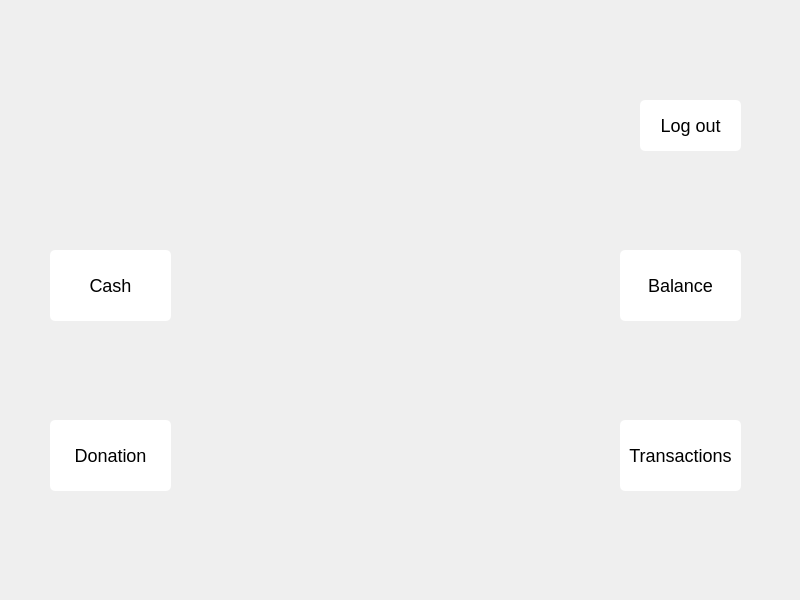
<?xml version="1.0" encoding="UTF-8"?>
<ui version="4.0">
 <class>UserMenu</class>
 <widget class="QWidget" name="UserMenu">
  <property name="geometry">
   <rect>
    <x>0</x>
    <y>0</y>
    <width>800</width>
    <height>600</height>
   </rect>
  </property>
  <property name="windowTitle">
   <string>Form</string>
  </property>
  <widget class="QPushButton" name="button_cash">
   <property name="geometry">
    <rect>
     <x>50</x>
     <y>250</y>
     <width>121</width>
     <height>71</height>
    </rect>
   </property>
   <property name="font">
    <font>
     <pointsize>-1</pointsize>
    </font>
   </property>
   <property name="styleSheet">
    <string notr="true">QPushButton {
background-color: rgb(255, 255, 255);
color: rgb(0, 0, 0);
border-radius:5px;
padding:5 5px;
font-size:18px;
}
QPushButton:hover {
background-color: rgb(245, 245, 245);
color: rgb(10, 10, 10);
border-radius:8px;
padding:5 5px;
font-size:18px;
}</string>
   </property>
   <property name="text">
    <string>Cash</string>
   </property>
  </widget>
  <widget class="QPushButton" name="button_transactions">
   <property name="geometry">
    <rect>
     <x>620</x>
     <y>420</y>
     <width>121</width>
     <height>71</height>
    </rect>
   </property>
   <property name="font">
    <font>
     <pointsize>-1</pointsize>
    </font>
   </property>
   <property name="styleSheet">
    <string notr="true">QPushButton {
background-color: rgb(255, 255, 255);
color: rgb(0, 0, 0);
border-radius:5px;
padding:5 5px;
font-size:18px;
}
QPushButton:hover {
background-color: rgb(245, 245, 245);
color: rgb(10, 10, 10);
border-radius:8px;
padding:5 5px;
font-size:18px;
}</string>
   </property>
   <property name="text">
    <string>Transactions</string>
   </property>
  </widget>
  <widget class="QPushButton" name="button_donation">
   <property name="geometry">
    <rect>
     <x>50</x>
     <y>420</y>
     <width>121</width>
     <height>71</height>
    </rect>
   </property>
   <property name="font">
    <font>
     <pointsize>-1</pointsize>
    </font>
   </property>
   <property name="styleSheet">
    <string notr="true">QPushButton {
background-color: rgb(255, 255, 255);
color: rgb(0, 0, 0);
border-radius:5px;
padding:5 5px;
font-size:18px;
}
QPushButton:hover {
background-color: rgb(245, 245, 245);
color: rgb(10, 10, 10);
border-radius:8px;
padding:5 5px;
font-size:18px;
}</string>
   </property>
   <property name="text">
    <string>Donation</string>
   </property>
  </widget>
  <widget class="QPushButton" name="button_logout">
   <property name="geometry">
    <rect>
     <x>640</x>
     <y>100</y>
     <width>101</width>
     <height>51</height>
    </rect>
   </property>
   <property name="font">
    <font>
     <pointsize>-1</pointsize>
    </font>
   </property>
   <property name="styleSheet">
    <string notr="true">QPushButton {
background-color: rgb(255, 255, 255);
color: rgb(0, 0, 0);
border-radius:5px;
padding:5 5px;
font-size:18px;
}
QPushButton:hover {
background-color: rgb(245, 245, 245);
color: rgb(10, 10, 10);
border-radius:8px;
padding:5 5px;
font-size:18px;
}</string>
   </property>
   <property name="text">
    <string>Log out</string>
   </property>
  </widget>
  <widget class="QPushButton" name="button_balance">
   <property name="geometry">
    <rect>
     <x>620</x>
     <y>250</y>
     <width>121</width>
     <height>71</height>
    </rect>
   </property>
   <property name="font">
    <font>
     <pointsize>-1</pointsize>
    </font>
   </property>
   <property name="styleSheet">
    <string notr="true">QPushButton {
background-color: rgb(255, 255, 255);
color: rgb(0, 0, 0);
border-radius:5px;
padding:5 5px;
font-size:18px;
}
QPushButton:hover {
background-color: rgb(245, 245, 245);
color: rgb(10, 10, 10);
border-radius:8px;
padding:5 5px;
font-size:18px;
}</string>
   </property>
   <property name="text">
    <string>Balance</string>
   </property>
  </widget>
 </widget>
 <resources/>
 <connections/>
</ui>
